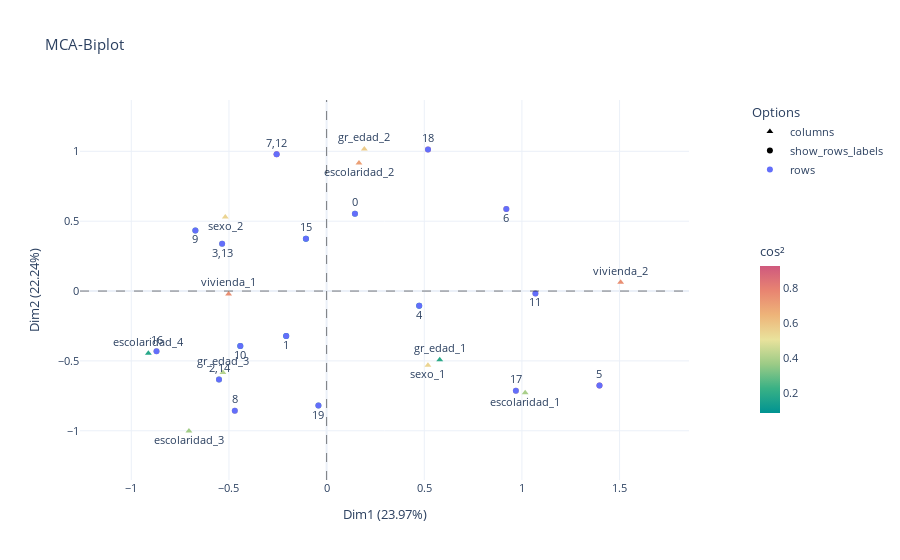

Notebook source saved alongside this figure:
### Markdown cell above
La función `mca_biplot()` se usa para dibujar el biplot de individuos y las categorías de las variables:

### Code cell
# Plot primer plano factorial. (factor_1 and factor_2)
mca_biplot(ca, X1)

### Figure 1 — Plotly figure (JSON) as saved in the notebook; plotly's stock layout.template omitted (floating-point values rounded to 4 significant figures)
{"data": [{"customdata": [["columns"], ["columns"], ["columns"], ["columns"], ["columns"], ["columns"], ["columns"], ["columns"], ["columns"], ["columns"], ["columns"]], "hovertemplate": "<b>%{hovertext}</b><br><br>Dim1=%{x}<br>Dim2=%{y}<br>index=%{text}<br>cos2=%{marker.color}<extra></extra>", "hovertext": ["escolaridad_4", "escolaridad_3", "gr_edad_3", "sexo_2", "vivienda_1", "escolaridad_2", "gr_edad_2", "sexo_1", "gr_edad_1", "escolaridad_1", "vivienda_2"], "legendgroup": "columns", "marker": {"color": [0.1819, 0.3755, 0.4147, 0.551, 0.7567, 0.7103, 0.5775, 0.551, 0.1923, 0.3906, 0.7567], "coloraxis": "coloraxis", "symbol": "triangle-up"}, "mode": "markers+text", "name": "columns", "orientation": "v", "showlegend": true, "text": ["escolaridad_4", "escolaridad_3", "gr_edad_3", "sexo_2", "vivienda_1", "escolaridad_2", "gr_edad_2", "sexo_1", "gr_edad_1", "escolaridad_1", "vivienda_2"], "textposition": ["top center", "bottom center", "top center", "bottom center", "top center", "bottom center", "top center", "bottom center", "top center", "bottom center", "top center", "bottom center", "top center", "bottom center", "top center", "bottom center", "top center", "bottom center", "top center", "bottom center", "top center", "bottom center", "top center", "bottom center", "top center", "bottom center", "top center", "bottom center"], "type": "scatter", "x": [-0.9127, -0.7049, -0.5309, -0.5188, -0.5018, 0.1657, 0.193, 0.5188, 0.5792, 1.017, 1.505], "xaxis": "x", "y": [-0.4445, -1.002, -0.5833, 0.5308, -0.0207, 0.9169, 1.018, -0.5308, -0.4912, -0.7272, 0.0622], "yaxis": "y"}, {"customdata": [["show_rows_labels"], ["show_rows_labels"], ["show_rows_labels"], ["show_rows_labels"], ["show_rows_labels"], ["show_rows_labels"], ["show_rows_labels"], ["show_rows_labels"], ["show_rows_labels"], ["show_rows_labels"], ["show_rows_labels"], ["show_rows_labels"], ["show_rows_labels"], ["show_rows_labels"], ["show_rows_labels"], ["show_rows_labels"], ["show_rows_labels"]], "hovertemplate": "<b>%{hovertext}</b><br><br>Dim1=%{x}<br>Dim2=%{y}<br>index=%{text}<br>cos2=%{marker.color}<extra></extra>", "hovertext": [[16], [9], [2, 14], [3, 13], [8], [10], [7, 12], [1], [15], [19], [0], [4], [18], [6], [17], [11], [5]], "legendgroup": "show_rows_labels", "marker": {"color": [0.553, 0.289, 0.331, 0.395, 0.559, 0.169, 0.929, 0.085, 0.109, 0.323, 0.297, 0.131, 0.732, 0.673, 0.609, 0.556, 0.876], "coloraxis": "coloraxis", "symbol": "circle"}, "mode": "markers+text", "name": "show_rows_labels", "orientation": "v", "showlegend": true, "text": [[16], [9], [2, 14], [3, 13], [8], [10], [7, 12], [1], [15], [19], [0], [4], [18], [6], [17], [11], [5]], "textposition": ["top center", "bottom center", "top center", "bottom center", "top center", "bottom center", "top center", "bottom center", "top center", "bottom center", "top center", "bottom center", "top center", "bottom center", "top center", "bottom center", "top center", "bottom center", "top center", "bottom center", "top center", "bottom center", "top center", "bottom center", "top center", "bottom center", "top center", "bottom center"], "type": "scatter", "x": [-0.871, -0.672, -0.551, -0.535, -0.47, -0.442, -0.256, -0.207, -0.106, -0.042, 0.145, 0.474, 0.519, 0.92, 0.969, 1.069, 1.397], "xaxis": "x", "y": [-0.431, 0.434, -0.633, 0.338, -0.857, -0.394, 0.98, -0.321, 0.375, -0.82, 0.554, -0.105, 1.013, 0.587, -0.713, -0.017, -0.676], "yaxis": "y"}, {"customdata": [["rows"], ["rows"], ["rows"], ["rows"], ["rows"], ["rows"], ["rows"], ["rows"], ["rows"], ["rows"], ["rows"], ["rows"], ["rows"], ["rows"], ["rows"], ["rows"], ["rows"]], "hovertemplate": "<b>%{hovertext}</b><br><br>Dim1=%{x}<br>Dim2=%{y}<extra></extra>", "hovertext": [[16], [9], [2, 14], [3, 13], [8], [10], [7, 12], [1], [15], [19], [0], [4], [18], [6], [17], [11], [5]], "legendgroup": "rows", "marker": {"color": "#636efa", "symbol": "circle"}, "mode": "markers", "name": "rows", "orientation": "v", "showlegend": true, "textposition": ["top center", "bottom center", "top center", "bottom center", "top center", "bottom center", "top center", "bottom center", "top center", "bottom center", "top center", "bottom center", "top center", "bottom center", "top center", "bottom center", "top center", "bottom center", "top center", "bottom center", "top center", "bottom center", "top center", "bottom center", "top center", "bottom center", "top center", "bottom center"], "type": "scatter", "x": [-0.871, -0.672, -0.551, -0.535, -0.47, -0.442, -0.256, -0.207, -0.106, -0.042, 0.145, 0.474, 0.519, 0.92, 0.969, 1.069, 1.397], "xaxis": "x", "y": [-0.431, 0.434, -0.633, 0.338, -0.857, -0.394, 0.98, -0.321, 0.375, -0.82, 0.554, -0.105, 1.013, 0.587, -0.713, -0.017, -0.676], "yaxis": "y"}], "layout": {"coloraxis": {"colorbar": {"len": 0.5, "thickness": 20, "title": {"text": "cos²"}, "x": 1.1, "xpad": 10, "y": 0.4}, "colorscale": [[0, "rgb(0, 147, 146)"], [0.1667, "rgb(57, 177, 133)"], [0.3333, "rgb(156, 203, 134)"], [0.5, "rgb(233, 226, 156)"], [0.6667, "rgb(238, 180, 121)"], [0.8333, "rgb(232, 132, 113)"], [1, "rgb(207, 89, 126)"]]}, "font": {"size": 11}, "legend": {"title": {"text": "Options"}, "tracegroupgap": 0, "x": 1.1, "y": 1, "yanchor": "top"}, "shapes": [{"line": {"color": "black", "dash": "dash", "width": 0.5}, "type": "line", "x0": 0, "x1": 1, "xref": "x domain", "y0": 0, "y1": 0, "yref": "y"}, {"line": {"color": "black", "dash": "dash", "width": 0.5}, "type": "line", "x0": 0, "x1": 0, "xref": "x", "y0": 0, "y1": 1, "yref": "y domain"}], "title": {"text": "MCA-Biplot"}, "xaxis": {"anchor": "y", "domain": [0, 1], "range": [-1.263, 1.855], "title": {"text": "Dim1 (23.97%)"}}, "yaxis": {"anchor": "x", "domain": [0, 1], "range": [-1.353, 1.368], "title": {"text": "Dim2 (22.24%)"}}}}
